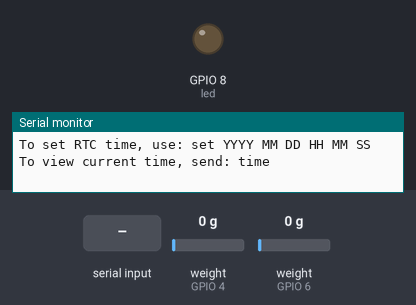
The sketch below on a simulated ESP8266 (NodeMCU). Shown: output pins drawn as LEDs (lit = HIGH), the last lines printed to the serial monitor. The test bench sets the inputs (shaded band); at power-on: weight on the scale (sensors on GPIO 4, GPIO 6) 0 g. The local clock reads 2024-03-15 10:24:30 at power-on unless the sketch sets it; storage starts empty; EEPROM starts erased.

Above: at 6.1 s.
6.2 s: "set\n" received over Serial
7.7 s: "time\n" received over Serial
At 60.3 s:
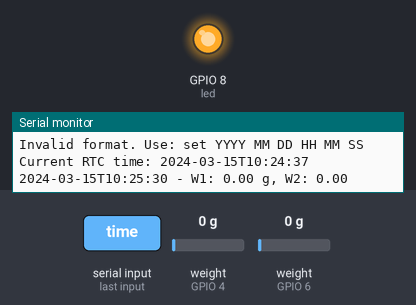
Timing chart, 0 to 61.5 s (numbered marks = the images above; inputs shaded):
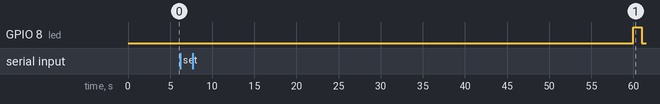

The sketch:

HayoCodeSdRtcWeight2.ino
```cpp
#include <HX711_ADC.h>
#include <Wire.h>
#include <RTClib.h>
#include <SD.h>
#include <SPI.h>
#if defined(ESP8266) || defined(ESP32) || defined(AVR)
#include <EEPROM.h>
#endif

// --- Pins ---
const int HX711_dout1 = 4;
const int HX711_sck1  = 5;
const int HX711_dout2 = 6;
const int HX711_sck2  = 7;
const int chipSelect  = 10;
const int led         = 8;

// --- HX711 Instances ---
HX711_ADC LoadCell1(HX711_dout1, HX711_sck1);
HX711_ADC LoadCell2(HX711_dout2, HX711_sck2);

RTC_DS1307 rtc;

// --- EEPROM Calibration Addresses ---
const int calVal1_eepromAddress = 0;
const int calVal2_eepromAddress = 10;

// --- Other Variables ---
char filename[15];  // 8.3 format
int selectedCell = 1;
unsigned long lastLogTime = 0;
const unsigned long logInterval = 60000; // adjust for logging interval between measurements (milliseconds)

// --- Function Prototypes ---
void processSerialCommands();
void calibrateSelectedLoadCell();
void handleCalibrationInput();

void setup() {
  pinMode(led, OUTPUT);
  digitalWrite(led, LOW);

  Serial.begin(57600);
  delay(100);
  Serial.println(F("Starting..."));

  // --- RTC Init ---
  if (!rtc.begin()) {
    Serial.println(F("Couldn't find RTC"));
    while (1);
  }

  DateTime now = rtc.now();
  Serial.print(F("RTC reported time: "));
  Serial.println(now.timestamp(DateTime::TIMESTAMP_FULL));

  if (!rtc.isrunning()) {
    Serial.println(F("RTC is NOT running, setting to compile time."));
    rtc.adjust(DateTime(F(__DATE__), F(__TIME__)));
  } else {
    Serial.println(F("RTC is running."));
  }

  if (now.year() < 2020) {
    Serial.println(F("Warning: RTC time seems invalid. Battery may be missing or dead."));
  }

  // --- Create Filename (8.3 format) ---
  snprintf(filename, sizeof(filename), "L%02d%02d%02d.TXT", now.year() % 100, now.month(), now.day());
  Serial.print(F("Logging to file: "));
  Serial.println(filename);

  // --- SD Init ---
  Serial.print(F("Initializing SD card..."));
  if (!SD.begin(chipSelect)) {
    Serial.println(F("SD card initialization failed!"));
    while (1);
  }
  Serial.println(F("SD card ready."));

  if (!SD.exists(filename)) {
    File dataFile = SD.open(filename, FILE_WRITE);
    if (dataFile) {
      dataFile.println(F("Timestamp, weight 1, weight 2"));
      dataFile.close();
      Serial.println(F("Created new log file with header."));
    } else {
      Serial.println(F("Failed to create file."));
    }
  }

  // --- Load Cell 1 Init ---
  float cal1;
EEPROM.get(calVal1_eepromAddress, cal1);
if (isnan(cal1) || cal1 == 0) {
  Serial.println("Invalid cal factor in EEPROM. Using default.");
  cal1 = 696.0;  // replace with your known good value
}
Serial.print("Using LoadCell1 cal factor: ");
Serial.println(cal1);
LoadCell1.begin();
LoadCell1.setCalFactor(cal1);
  LoadCell1.setSamplesInUse(3);
  LoadCell1.start(2000, true);
  if (LoadCell1.getTareTimeoutFlag()) {
    Serial.println(F("Tare timeout on LoadCell1"));
    while (1);
  }
  LoadCell1.setCalFactor(cal1);

  // --- Load Cell 2 Init ---
  float cal2 = 345.0;
  EEPROM.get(calVal2_eepromAddress, cal2);
  LoadCell2.begin();
  LoadCell2.setSamplesInUse(3);
  LoadCell2.start(2000, true);
  if (LoadCell2.getTareTimeoutFlag()) {
    Serial.println(F("Tare timeout on LoadCell2"));
    while (1);
  }
  LoadCell2.setCalFactor(cal2);

  Serial.println(F("System ready. Send '1' or '2' to calibrate LoadCell1 or LoadCell2."));
  Serial.println(F("To set RTC time, use: set YYYY MM DD HH MM SS"));
  Serial.println(F("To view current time, send: time"));
}

void loop() {
  // --- Continuously update sensors for responsive data ---
  LoadCell1.update();
  LoadCell2.update();

  // --- Log once per minute ---
  if (millis() - lastLogTime >= logInterval) {
    float weight1 = LoadCell1.getData();
    float weight2 = LoadCell2.getData();
    DateTime now = rtc.now();

    // --- LED ON during SD write (1-second blink) ---
    digitalWrite(led, HIGH);

    // --- Serial print ---
    Serial.print(now.timestamp(DateTime::TIMESTAMP_FULL));
    Serial.print(F(" - W1: "));
    Serial.print(weight1, 2);
    Serial.print(F(" g, W2: "));
    Serial.println(weight2, 2);

    // --- Write to SD ---
    File dataFile = SD.open(filename, FILE_WRITE);
    if (dataFile) {
      dataFile.print(now.year(), DEC); dataFile.print("-");
      dataFile.print(now.month(), DEC); dataFile.print("-");
      dataFile.print(now.day(), DEC); dataFile.print(" ");
      dataFile.print(now.hour(), DEC); dataFile.print(":");
      dataFile.print(now.minute(), DEC); dataFile.print(":");
      dataFile.print(now.second(), DEC); dataFile.print(",");
      dataFile.print(weight1, 2); dataFile.print(",");
      dataFile.println(weight2, 2);
      dataFile.close();
    } else {
      Serial.println(F("SD write error."));
    }

    delay(1000);  // keep LED on for visibility
    digitalWrite(led, LOW);  // signal safe to remove card

    lastLogTime = millis();
  }

  // Optional: check for commands
  processSerialCommands();
  handleCalibrationInput();

  // Show tare status
  if (LoadCell1.getTareStatus()) Serial.println(F("Tare complete on LoadCell1"));
  if (LoadCell2.getTareStatus()) Serial.println(F("Tare complete on LoadCell2"));
}

void handleCalibrationInput() {
  if (Serial.available()) {
    char cmd = Serial.peek();
    if (cmd == '1' || cmd == '2' || cmd == 't') {
      char c = Serial.read();
      if (c == '1' || c == '2') {
        selectedCell = c - '0';
        Serial.print(F("Selected LoadCell"));
        Serial.println(selectedCell);
        calibrateSelectedLoadCell();
      } else if (c == 't') {
        if (selectedCell == 1) LoadCell1.tareNoDelay();
        else if (selectedCell == 2) LoadCell2.tareNoDelay();
      }
    }
  }
}

void calibrateSelectedLoadCell() {
  HX711_ADC* cell;
  int eepromAddr;

  if (selectedCell == 1) {
    cell = &LoadCell1;
    eepromAddr = calVal1_eepromAddress;
  } else {
    cell = &LoadCell2;
    eepromAddr = calVal2_eepromAddress;
  }

  Serial.println(F("*** Calibration ***"));
  Serial.println(F("Remove weight and send 't' to tare."));
  while (true) {
    cell->update();
    if (Serial.available()) {
      char inByte = Serial.read();
      if (inByte == 't') {
        cell->tareNoDelay();
        Serial.println(F("Taring..."));
      }
    }
    if (cell->getTareStatus()) {
      Serial.println(F("Tare complete."));
      break;
    }
  }

  Serial.println(F("Place known mass and send its value (e.g., 100.0):"));
  float knownMass = 0.0;
  while (knownMass == 0.0) {
    if (Serial.available()) {
      knownMass = Serial.parseFloat();
    }
  }
  Serial.print(F("Known mass entered: "));
  Serial.println(knownMass);

  cell->refreshDataSet();
  float newCal = cell->getNewCalibration(knownMass);
  Serial.print(F("New calibration factor: "));
  Serial.println(newCal, 5);

  Serial.print(F("Save to EEPROM at address "));
  Serial.print(eepromAddr);
  Serial.println(F("? (y/n)"));

  while (true) {
    if (Serial.available()) {
      char confirm = Serial.read();
      if (confirm == 'y') {
#if defined(ESP8266) || defined(ESP32)
        EEPROM.begin(512);
#endif
        EEPROM.put(eepromAddr, newCal);
#if defined(ESP8266) || defined(ESP32)
        EEPROM.commit();
#endif
        Serial.println(F("Calibration saved."));
        break;
      } else if (confirm == 'n') {
        Serial.println(F("Calibration not saved."));
        break;
      }
    }
  }
}

void processSerialCommands() {
  if (Serial.available()) {
    String input = Serial.readStringUntil('\n');
    input.trim();

    if (input.startsWith("set")) {
      int yr, mo, dy, hr, min, sec;
      int count = sscanf(input.c_str(), "set %d %d %d %d %d %d", &yr, &mo, &dy, &hr, &min, &sec);
      if (count == 6) {
        rtc.adjust(DateTime(yr, mo, dy, hr, min, sec));
        Serial.println(F("RTC time set successfully."));
      } else {
        Serial.println(F("Invalid format. Use: set YYYY MM DD HH MM SS"));
      }
    } else if (input == "time") {
      DateTime now = rtc.now();
      Serial.print(F("Current RTC time: "));
      Serial.println(now.timestamp(DateTime::TIMESTAMP_FULL));
    }
  }
}
```
